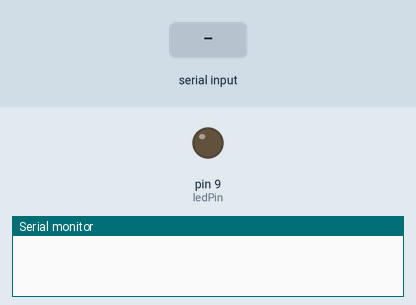
Recording of a sketch running on a simulated Arduino Uno, built with avr-gcc and run on an emulated ATmega328P. Parts: output pins drawn as LEDs (lit = HIGH), the last lines printed to the serial monitor. The test bench sets the inputs (shaded band).

Above: at 1.2 s.
1.3 s: byte 30 received over Serial
At 1.6 s:
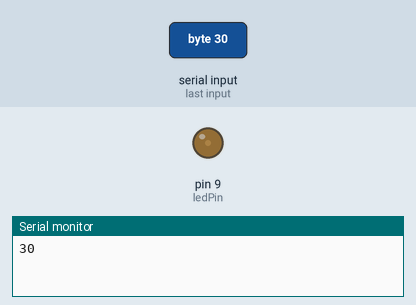
2.8 s: byte 90 received over Serial
At 3.9 s:
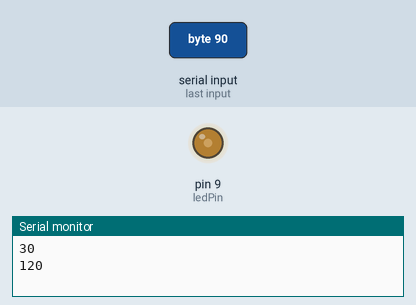
Timing chart, 0 to 5.8 s (numbered marks = the images above; inputs shaded):
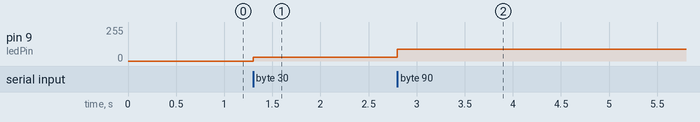

The sketch:

20190401_6.ino
```cpp
int ledPin = 9;

void setup() {
  Serial.begin(9600);
  pinMode(ledPin, OUTPUT);
}

int a = 0;
void loop() {
  byte val;

  if(Serial.available()){
    val = Serial.read();
    a = a + val;
    Serial.println(a);
    analogWrite(ledPin, val);
    delay(1000);
  }
}
```

Measured:
- after the input at 1.3 s, pin 9 (ledPin): 0/255 → 30/255 at once
- after the input at 2.8 s, pin 9 (ledPin): 30/255 → 90/255 at once
